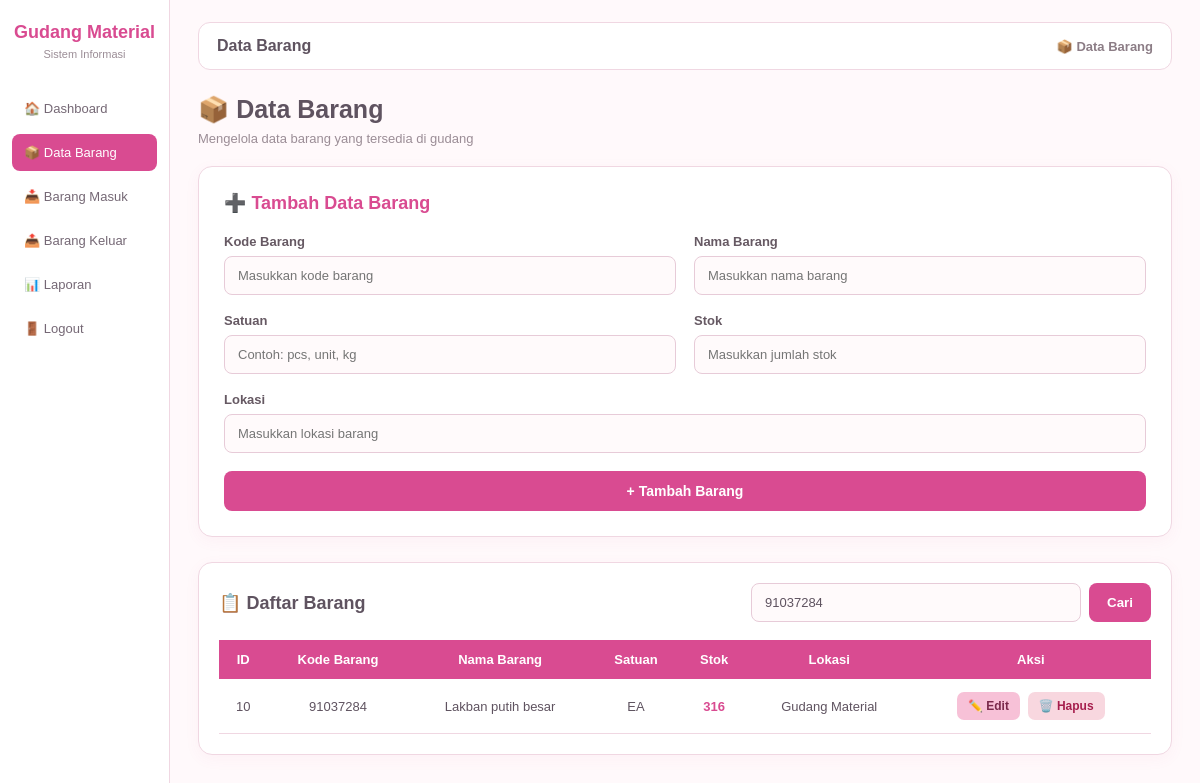
The app's page /barang.php?cari=91037284 (signed in) with its own data.
### tables this page shows
CREATE TABLE `barang` (
  `id_barang` int(11) NOT NULL,
  `kode_barang` varchar(20) NOT NULL,
  `nama_barang` varchar(100) NOT NULL,
  `satuan` varchar(20) DEFAULT NULL,
  `stok` int(11) DEFAULT 0,
  `lokasi` varchar(100) DEFAULT NULL
);

### barang.php (the view, shortened to what this page needs)
<?php
include 'koneksi.php';
$cari = "";
if (isset($_GET['cari'])) {
    $cari = $_GET['cari'];
    $query = mysqli_query($koneksi, "
        SELECT * FROM barang
        WHERE kode_barang LIKE '%$cari%'
        OR nama_barang LIKE '%$cari%'
        OR satuan LIKE '%$cari%'
        OR lokasi LIKE '%$cari%'
    ");
} else {
    $query = mysqli_query(
        $koneksi,
        "SELECT * FROM barang"
    );
}
?>
<!DOCTYPE html>
<html lang="id">
<head>
</head>
<body>
    <div class="sidebar">
        <div class="sidebar-title">
            <h2>Gudang Material</h2>
            <p>Sistem Informasi</p>
        </div>
        <div class="menu">
            <a href="dashboard.php">
                🏠 Dashboard
            </a>
            <a href="barang.php" class="active">
                📦 Data Barang
            </a>
            <a href="barang_masuk.php">
                📥 Barang Masuk
            </a>
            <a href="barang_keluar.php">
                📤 Barang Keluar
            </a>
            <a href="laporan.php">
                📊 Laporan
            </a>
            <a href="logout.php">
                🚪 Logout
            </a>
        </div>
    </div>
    <div class="main">
        <div class="topbar">
            <div class="topbar-title">
                Data Barang
            </div>
            <div class="user-info">
                📦 <strong>Data Barang</strong>
            </div>
        </div>
        <div class="page-header">
            <h1>📦 Data Barang</h1>
            <p>
                Mengelola data barang yang tersedia di gudang
            </p>
        </div>
        <div class="form-card">
            <div class="form-title">
                ➕ Tambah Data Barang
            </div>
            <form method="POST" action="">
                <div class="form-row">
                    <div class="form-group">
                        <label>Kode Barang</label>
                        <input
                            type="text"
                            name="kode_barang"
                            placeholder="Masukkan kode barang"
                            required
                        >
                    </div>
                    <div class="form-group">
                        <label>Nama Barang</label>
                        <input
                            type="text"
                            name="nama_barang"
                            placeholder="Masukkan nama barang"
                            required
                        >
                    </div>
                </div>
                <div class="form-row">
                    <div class="form-group">
                        <label>Satuan</label>
                        <input
                            type="text"
                            name="satuan"
                            placeholder="Contoh: pcs, unit, kg"
                            required
                        >
                    </div>
                    <div class="form-group">
                        <label>Stok</label>
                        <input
                            type="number"
                            name="stok"
                            min="0"
                            placeholder="Masukkan jumlah stok"
                            required
                        >
                    </div>
                </div>
                <div class="form-group">
                    <label>Lokasi</label>
                    <input
                        type="text"
                        name="lokasi"
                        placeholder="Masukkan lokasi barang"
                    >
                </div>
                <button
                    type="submit"
                    name="tambah"
                    class="btn-tambah"
                >
                    + Tambah Barang
                </button>
            </form>
        </div>
        <div class="data-card">
            <div class="data-header">
                <div class="data-title">
                    📋 Daftar Barang
                </div>
                <form
                    method="GET"
                    action=""
                    class="search-form"
                >
                    <input
                        type="text"
                        name="cari"
                        placeholder="🔍 Cari kode, nama, satuan, atau lokasi..."
                        value="<?= htmlspecialchars($cari); ?>"
                    >
                    <button
                        type="submit"
                        class="btn-cari"
                    >
                        Cari
                    </button>
                </form>
            </div>
            <div class="table-wrapper">
                <table>
                    <thead>
                        <tr>
                            <th>ID</th>
                            <th>Kode Barang</th>
                            <th>Nama Barang</th>
                            <th>Satuan</th>
                            <th>Stok</th>
                            <th>Lokasi</th>
                            <th>Aksi</th>
                        </tr>
                    </thead>
                    <tbody>
                        <?php while ($data = mysqli_fetch_assoc($query)) { ?>
                            <tr>
                                <td>
                                    <?= $data['id_barang']; ?>
                                </td>
                                <td>
                                    <?= htmlspecialchars($data['kode_barang']); ?>
                                </td>
                                <td>
                                    <?= htmlspecialchars($data['nama_barang']); ?>
                                </td>
                                <td>
                                    <?= htmlspecialchars($data['satuan']); ?>
                                </td>
                                <td class="stok">
                                    <?= $data['stok']; ?>
                                </td>
                                <td>
                                    <?= htmlspecialchars($data['lokasi']); ?>
                                </td>
                                <td>
                                    <a
                                        href="edit_barang.php?id=<?= $data['id_barang']; ?>"
                                        class="btn btn-edit"
                                    >
                                        ✏️ Edit
                                    </a>
                                    <a
                                        href="hapus_barang.php?id=<?= $data['id_barang']; ?>"
                                        class="btn btn-hapus"
                                        onclick="return confirm('Yakin ingin menghapus barang ini?')"
                                    >
                                        🗑️ Hapus
                                    </a>
                                </td>
                            </tr>
                        <?php } ?>
                    </tbody>
                </table>
            </div>
        </div>
    </div>
</body>
</html>

### barang.php (style rules this page uses)
* { box-sizing: border-box; margin: 0; padding: 0; }
body { font-family: Arial, Helvetica, sans-serif; background: #fff9fb; color: #5f5360; }
.sidebar { position: fixed; left: 0; top: 0; width: 170px; height: 100vh; background: #ffffff; border-right: 1px solid #f0d7e2; padding: 22px 12px; }
.sidebar-title { text-align: center; margin-bottom: 30px; }
.sidebar-title h2 { color: #d94b91; font-size: 18px; margin-bottom: 5px; }
.sidebar-title p { color: #9b8d96; font-size: 11px; }
.menu { display: flex; flex-direction: column; gap: 7px; }
.menu a { text-decoration: none; color: #756875; padding: 11px 12px; border-radius: 8px; font-size: 13px; transition: 0.2s; }
.menu a.active { background: #d94b91; color: white; }
.main { margin-left: 170px; min-height: 100vh; padding: 22px 28px; }
.topbar { background: #ffffff; border: 1px solid #f0d7e2; border-radius: 12px; padding: 14px 18px; display: flex; justify-content: space-between; align-items: center; margin-bottom: 25px; }
.topbar-title { font-size: 16px; font-weight: bold; color: #5f5360; }
.user-info { font-size: 13px; color: #8c7d86; }
.page-header { margin-bottom: 20px; }
.page-header h1 { font-size: 25px; color: #5f5360; margin-bottom: 7px; }
.page-header p { color: #9b8d96; font-size: 13px; }
.form-card { background: #ffffff; border: 1px solid #f0d7e2; border-radius: 14px; padding: 25px; margin-bottom: 25px; box-shadow: 0 4px 15px rgba(217, 75, 145, 0.05); }
.form-title { font-size: 18px; color: #d94b91; font-weight: bold; margin-bottom: 20px; }
.form-row { display: grid; grid-template-columns: 1fr 1fr; gap: 18px; }
.form-group { margin-bottom: 18px; }
.form-group label { display: block; font-size: 13px; font-weight: bold; color: #665963; margin-bottom: 7px; }
input { width: 100%; padding: 11px 13px; border: 1px solid #e7cbd8; border-radius: 8px; background: #fffafb; color: #5f5360; font-size: 13px; outline: none; }
.btn-tambah { width: 100%; border: none; background: #d94b91; color: white; padding: 12px; border-radius: 8px; font-size: 14px; font-weight: bold; cursor: pointer; transition: 0.2s; }
.data-card { background: #ffffff; border: 1px solid #f0d7e2; border-radius: 14px; padding: 20px; box-shadow: 0 4px 15px rgba(217, 75, 145, 0.05); }
.data-header { display: flex; justify-content: space-between; align-items: center; margin-bottom: 18px; }
.data-title { font-size: 18px; font-weight: bold; color: #5f5360; }
.search-form { display: flex; gap: 8px; width: 400px; }
.search-form input { flex: 1; }
.btn-cari { border: none; background: #d94b91; color: white; padding: 0 18px; border-radius: 8px; cursor: pointer; font-weight: bold; }
.table-wrapper { overflow-x: auto; }
table { width: 100%; border-collapse: collapse; min-width: 750px; }
th { background: #d94b91; color: white; padding: 12px 10px; text-align: center; font-size: 13px; }
td { padding: 11px 10px; border-bottom: 1px solid #f0d7e2; text-align: center; font-size: 13px; }
.stok { font-weight: bold; color: #d94b91; }
.btn { display: inline-block; padding: 7px 11px; border-radius: 7px; text-decoration: none; font-size: 12px; font-weight: bold; margin: 2px; }
.btn-edit { background: #f7c1d7; color: #7a294b; }
.btn-hapus { background: #f8d7df; color: #a61e4d; }

### records on screen
barang: id_barang "10", kode_barang "91037284", nama_barang "Lakban putih besar", satuan "EA", stok "316", lokasi "Gudang Material"
